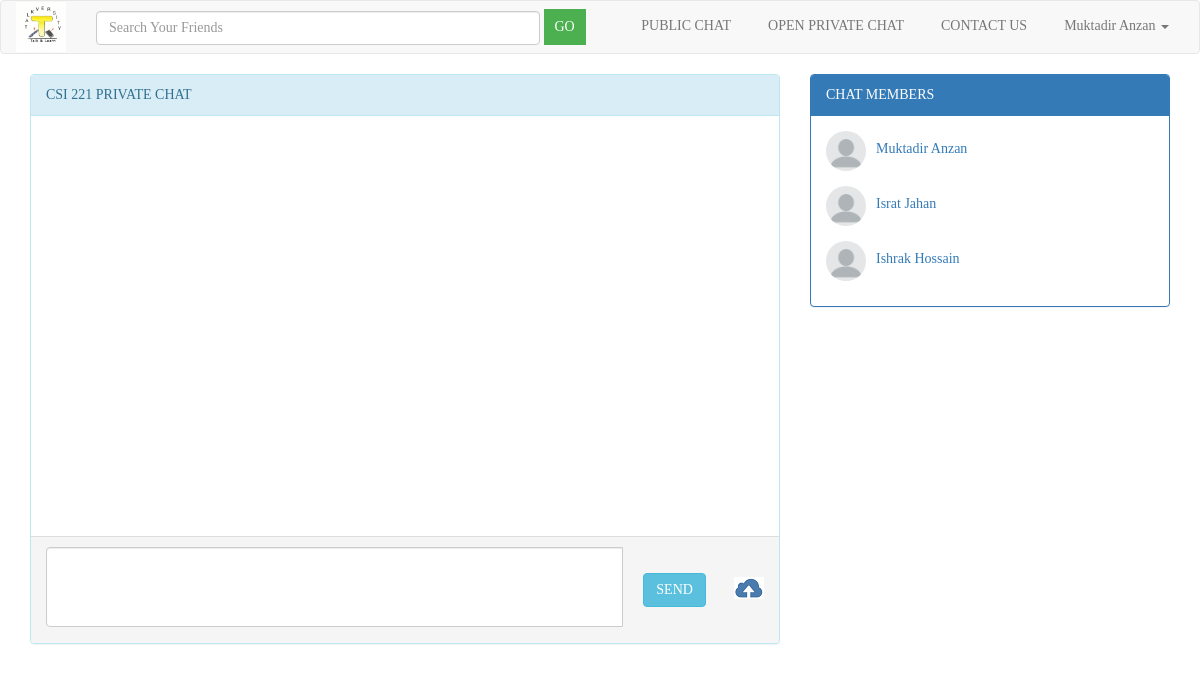
The app's page /private_chat.php?id=6 (signed in) with its own data.
### tables this page shows
CREATE TABLE `private_chat_list` (
  `chat_id` int(11) NOT NULL,
  `chat_name` varchar(1200) NOT NULL,
  `users` varchar(100) NOT NULL
);

CREATE TABLE `tbl_user` (
  `id` int(10) NOT NULL,
  `full_name` varchar(100) NOT NULL,
  `email` varchar(255) NOT NULL,
  `phone` varchar(100) NOT NULL,
  `password` varchar(255) NOT NULL,
  `curriculum` varchar(100) NOT NULL,
  `image` varchar(200) NOT NULL
);

### private_chat.php (the view, shortened to what this page needs)
<?php
include('database_connection.php');
$statement1 = $conn->prepare("SELECT chat_name FROM private_chat_list WHERE chat_id=?");
$statement1->execute(array($_REQUEST['id']));
$result1 = $statement1->fetchAll(PDO::FETCH_ASSOC);
foreach($result1 as $row1){
    $chat_name=$row1['chat_name'];
}
$statement = $conn->prepare("SELECT DISTINCT image,id,full_name FROM (SELECT * FROM private_chat_list JOIN tbl_user ON private_chat_list.users=tbl_user.full_name) as D WHERE D.chat_name=?");
$statement->execute(array($chat_name));
$result = $statement->fetchAll(PDO::FETCH_ASSOC);
?>
<!DOCTYPE html>
<html xmlns="http://www.w3.org/1999/xhtml">
<head>
	<link rel="stylesheet" href="./css/jquery-ui.css">
	<link rel="stylesheet" href="./css/bootstrap.min.css">
	<link rel="stylesheet" href="./css/emojionearea.min.css">
</head>
<body style="font-family:Verdana">
    <nav class="navbar navbar-default">
			<div class="container-fluid">
				<div class="navbar-header">
				<a class="navbar-brand" href="#">
				   <img alt="Brand" src="logo.jpg" style="max-width:50px; margin-top: -14px;">
			    </a>
				</div>
				<div class="collapse navbar-collapse" id="bs-example-navbar-collapse-1">
			        <form action="result.php" method="POST" class="navbar-form navbar-left">
                        <div class="form-group">
                          <input type="text" class="form-control"  name="name" id="name" size="50" autocomplete="off" placeholder="Search Your Friends">
                        </div>
                        <input type="submit" name="result" style="background-color: #4CAF50; border: none; color: white; padding: 8px 11px; cursor: pointer;" value="GO">
                    </form>
					<ul class="nav navbar-nav navbar-right">
						<li><a href="index.php">PUBLIC CHAT&nbsp;&nbsp;</a></li>
						<li><a href="create_chat.php">OPEN PRIVATE CHAT&nbsp;&nbsp;</a></li>
						<li><a href="#">CONTACT US&nbsp;&nbsp;</a></li>
						<li class="dropdown">
						<a  class="dropdown-toggle" data-toggle="dropdown" role="button" aria-haspopup="true" aria-expanded="false"><?php echo $_SESSION['username']; ?> <span class="caret"></span></a>
						</li>
					</ul>
				</div>
			</div>
		</nav>
  	<div class="container">
		<div class="row">
    	<div class="col-md-8">
        	<div class="panel panel-info">
				<div class="panel-heading">
					<?php echo $chat_name; ?> PRIVATE CHAT
				</div>
            	<div id="group_chat_history" class="panel-body" style="height: 420px; overflow:scroll;">
				</div>
				<div class="panel-footer">
					<div class="input-group">
						<div id="group_chat_message" contenteditable class="form-control">
            			</div>
						<span class="input-group-btn">
							<button class="btn btn-info" type="button" name="send_group_chat" id="send_group_chat" style="left:20px;" >SEND</button>
						</span>&nbsp;
						<span class="input-group-btn">
							<form id="uploadImage" method="post" action="upload.php">
            					<label for="uploadFile"><img id="olo" style="cursor: pointer; left:35px; top: 4px;" src="upload.png" /></label>
            				</form>
						</span>
					</div>
				</div>
			</div>
		</div>
		<div class="col-md-4">
			<div class="panel panel-primary">
				<div class="panel-heading">
				CHAT MEMBERS
				</div>
				<div class="panel-body">
					<ul class="media-list">
                    <?php
                        foreach($result as $row) {
                    ?>
						<li class="media">
							<div class="media-body">
								<div class="media">
									<a class="pull-left" href="#">
										<img class="media-object img-circle" style="max-height:40px;" src="<?php echo $row['image']; ?>" />
									</a>
									<div class="media-body" >
										<a href="profile.php?id=<?php echo $row['id']; ?>"><h5><?php echo $row['full_name']; ?></h5></a>
									</div>
								</div>
							</div>
						</li>
                    <?php
                        }
                    ?>
					</ul>
				</div>
			</div>
		</div>
	</div>
</div>
</body>
</html>

### private_chat.php (style rules this page uses)
#group_chat_message { resize: none; max-width: 600px; height: 80px; overflow-x:none; overflow-y: auto; padding:6px 28px 6px 12px; }

### records on screen
private_chat_list: chat_name "CSI 221"
tbl_user: image (placeholder picture), full_name "Muktadir Anzan"
tbl_user: image (placeholder picture), full_name "Israt Jahan"
tbl_user: image (placeholder picture), full_name "Ishrak Hossain"

### other values on screen
$_SESSION['username'] "Muktadir Anzan"
